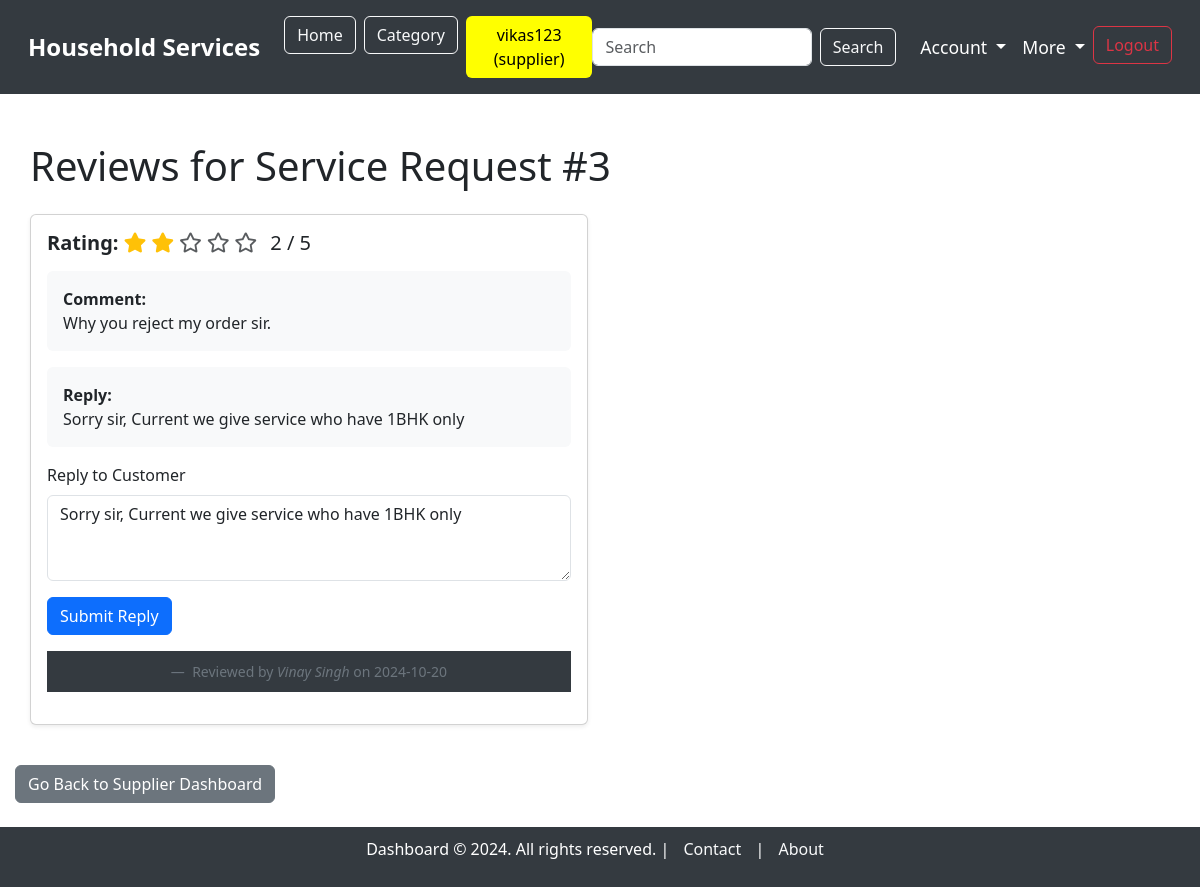
Screenshot of /reviews/3 (signed in) with the database file from the repository.
### model.py (models this page shows, shortened)
class Review(db.Model):
    __tablename__ = 'reviews'
    review_id = db.Column(db.Integer, primary_key=True, autoincrement=True)
    service_id = db.Column(db.Integer, db.ForeignKey('service.service_id'), nullable=False)
    service_request_id = db.Column(db.Integer, db.ForeignKey('service_requests.service_request_id'), nullable=False)  # Link to the specific service request
    customer_id = db.Column(db.Integer, db.ForeignKey('users.user_id'), nullable=False)
    supplier_id = db.Column(db.Integer, db.ForeignKey('users.user_id'), nullable=False)
    rating = db.Column(db.Integer, nullable=False)  # Rating from 1 to 5
    comment = db.Column(db.String(500))  # Optional comment for the review
    reply = db.Column(db.String(500))  # Supplier/Admin reply to the review
    created_at = db.Column(db.DateTime, default=datetime.utcnow)
    service = db.relationship('Service', backref='reviews')
    service_request = db.relationship('ServiceRequest', backref='reviews')  # Relationship to service request
    customer = db.relationship('User', foreign_keys=[customer_id], backref='customer_reviews')
    supplier = db.relationship('User', foreign_keys=[supplier_id], backref='supplier_reviews')

class User(db.Model):
    __tablename__ = "users"
    user_id = db.Column(db.Integer, autoincrement=True, primary_key=True)
    full_name = db.Column(db.String, nullable=False)
    username = db.Column(db.String, unique=True, nullable=False)
    email = db.Column(db.String, unique=True, nullable=False)
    password = db.Column(db.String, nullable=False)
    address = db.Column(db.String, nullable=False)
    pincode = db.Column(db.String, nullable=False)
    role = db.Column(db.String, nullable=False)  # 'customer' or 'supplier'
    service_name = db.Column(db.String, nullable=True)  # Nullable for customers
    experience_years = db.Column(db.Integer, nullable=True)  # Nullable for customers
    document = db.Column(db.String, nullable=True)  # Nullable for customers
    is_verified = db.Column(db.Boolean, default=False)  # For supplier verification
    is_blocked = db.Column(db.Boolean, default=False)  # For blocking/unblocking users

### main.py (the view, shortened to what this page needs)
@app.route('/reviews/<int:service_request_id>', methods=['GET'])
@login_required("admin, supplier, customer")
def view_reviews(service_request_id):
    reviews = Review.query.filter_by(service_request_id=service_request_id).all()
    return render_template('reviews/view_reviews.html', reviews=reviews)

### main.py (called while the page is built)
def login_required(roles):
    def wrapper(original):
        @wraps(original)
        def inner(*args, **kwargs):
            role_list = roles.split(', ')
            if session.get("username") and session.get("role") in role_list:
                return original(*args, **kwargs)
            else:
                flash(f"You need to login as one of the following roles: {', '.join(role_list)}", "warning")
                return redirect(url_for("login"))
        return inner
    return wrapper

### templates/reviews/view_reviews.html (shortened to what this page needs)
{% extends 'base_dashboard.html' %}
{% block content %}
<div class="container mt-5">
    <h1 class="mb-4">Reviews for Service Request #{{ reviews[0].service_request_id if reviews else 'No Reviews' }}</h1>
    {% if reviews %}
        <div class="row">
            {% for review in reviews %}
                <div class="col-md-6 mb-4">
                    <div class="card shadow-sm">
                        <div class="card-body">
                            <h5 class="card-title">
                                <strong>Rating:</strong>
                                {% for i in range(1, 6) %}
                                    {% if i <= review.rating %}
                                        <i class="fas fa-star text-warning"></i>
                                    {% else %}
                                        <i class="far fa-star text-muted"></i>
                                    {% endif %}
                                {% endfor %}
                                <span class="ms-2">{{ review.rating }} / 5</span>
                            </h5>
                            <div class="bg-light p-3 rounded mt-3">
                                <p class="mb-0"><strong>Comment:</strong></p>
                                <p class="mb-0">{{ review.comment }}</p>
                            </div>
                            {% if review.reply %}
                            <div  class="bg-light p-3 rounded mt-3">
                                <p class="mb-0"><strong>Reply:</strong></p>
                                <p class="mb-0">{{ review.reply }}</p>
                            </div>
                            {% endif %}
                            {% if session.get('role') in ['supplier', 'admin'] %}
                                <form action="{{ url_for('reply_to_review', review_id=review.review_id) }}" method="POST" class="mt-3">
                                    <div class="mb-3">
                                        <label for="reply" class="form-label">Reply to Customer</label>
                                        <textarea class="form-control" id="reply" name="reply" rows="3" placeholder="Enter your reply here...">{{ review.reply }}</textarea>
                                    </div>
                                    <button type="submit" class="btn btn-primary">Submit Reply</button>
                                </form>
                            {% endif %}
                            <footer class="blockquote-footer mt-3">
                                Reviewed by <cite title="Customer">{{ review.customer.full_name }}</cite>
                                on {{ review.created_at.strftime('%Y-%m-%d') }}
                            </footer>
                        </div>
                    </div>
                </div>
            {% endfor %}
        </div>
    {% else %}
        <p class="alert alert-info">No reviews available for this service request.</p>
    {% endif %}
</div>
<div class="mt-3 text-start">
    {% if session.get('role') == 'supplier' %}
        <a href="{{ url_for('supplier_dashboard') }}" class="btn btn-secondary">Go Back to Supplier Dashboard</a>
    {% elif session.get('role') == 'customer' %}
        <a href="{{ url_for('customer_dashboard') }}" class="btn btn-secondary">Go Back to Customer Dashboard</a>
    {% elif session.get('role') == 'admin' %}
        <a href="{{ url_for('admin_dashboard') }}" class="btn btn-secondary">Go Back to Admin Dashboard</a>
    {% endif %}
</div>
<br>
<link rel="stylesheet" href="https://cdnjs.cloudflare.com/ajax/libs/font-awesome/5.15.4/css/all.min.css">
{% endblock %}

### templates/base_dashboard.html (style rules this page uses)
footer { background-color: #343a40; color: white; padding: 10px 0; text-align: center; width: 100%; position: relative; bottom: 0; }
body { overflow-x: hidden; }
.container { max-width: 100%; padding: 0 15px; }

### rows the page displays
Review: service_request "3", rating "2", comment "Why you reject my order sir.", reply "Sorry sir, Current we give service who have 1BHK only", customer.full_name "Vinay Singh", created_at "2024-10-20"

### other values shown
{{ session.get('username') }} "vikas123"
{{ session.get('role') }} "supplier"
